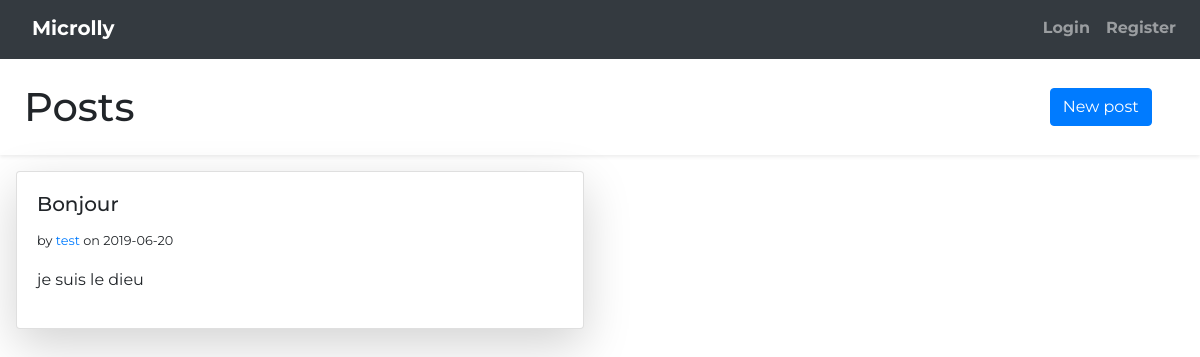
The app's page /, older data.
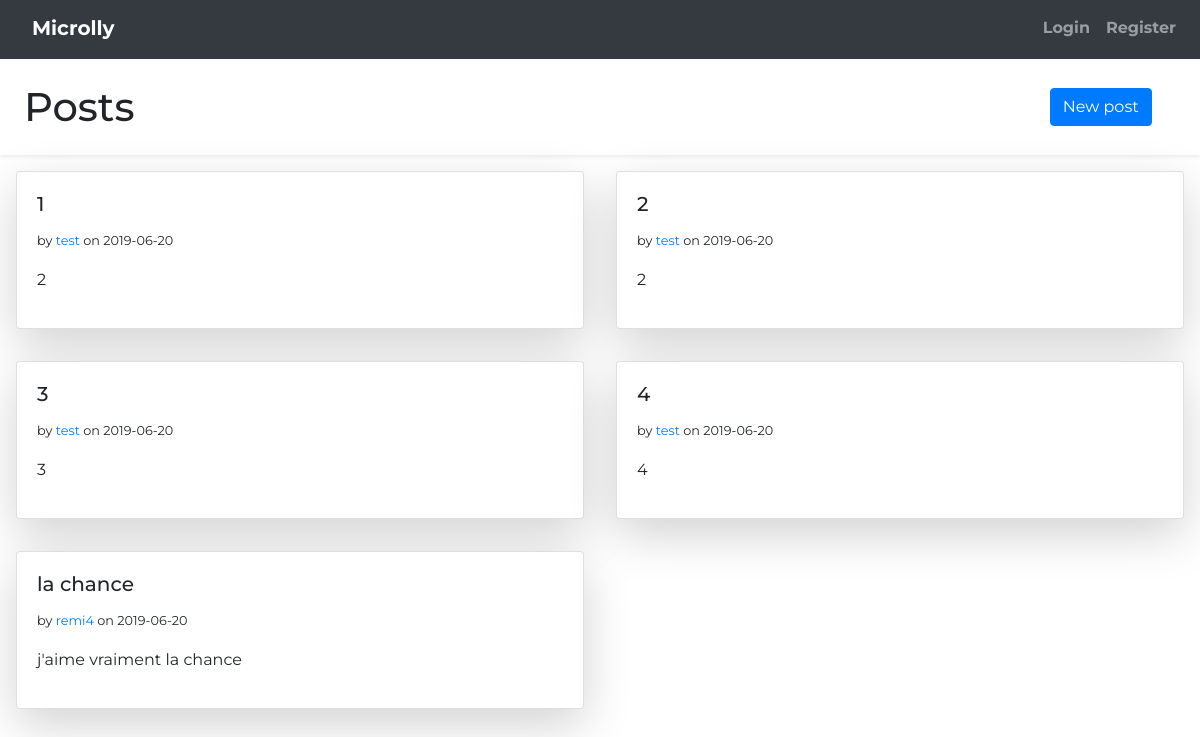
The same page, newer data.
### model.py (models this page shows)
class BaseModel(Model):
    class Meta:
        database = database

class Publication(BaseModel):
    title = CharField(index=True)
    body = TextField()
    creation_date = DateTimeField(default=datetime.datetime.now)
    update_date = DateTimeField(default=datetime.datetime.now)
    author = ForeignKeyField(User, backref="publications")

class User(BaseModel, UserMixin):
    username = CharField(unique=True)
    first_name = CharField()
    last_name = CharField()
    email = TextField(unique=True, index=True)
    password = TextField()
    active = BooleanField(default=True)

### app.py (the view)
@app.route('/', methods=['GET'])
def blog():
    return object_list('blog.html',Publication.select(),context_variable='publications',paginate_by=10)

### templates/blog.html (shortened to what this page needs)
{% extends 'base.html' %}
{% block main %}
<div class="row shadow-sm">
    <h1 class="m-4">Posts</h1>
    <div class="col d-flex justify-content-end align-items-center">
        <div class="col-2 d-block text-center">
            <a class="btn btn-primary" href="{{ url_for('new_post') }}">New post</a>
        </div>
    </div>
</div>
<div class="row">
    {% for publication in publications %}
    <div class="col-6 p-3">
        <div class="card shadow-lg">
            <div class="card-body">
                <h5 class="card-title">
                    {{ publication.title }}
                </h5>
                <p> <small> by <a
                            href=" {{url_for('user_publication', user_id=publication.author.id)}}">{{ publication.author.username }}</a>
                        on {{ publication.creation_date.strftime('%Y-%m-%d') }} </small>
                </p>
                <p>{{ publication.body }}</p>
            </div>
        </div>
    </div>
    {% endfor %}
</div>
{% endblock %}

Row changes from the older to the newer data that the page shows:
removed Publication: title "Bonjour", author.username "test", creation_date "2019-06-20", body "je suis le dieu"
added Publication: title "1", author.username "test", creation_date "2019-06-20", body "2"
added Publication: title "2", author.username "test", creation_date "2019-06-20", body "2"
added Publication: title "3", author.username "test", creation_date "2019-06-20", body "3"
added Publication: title "4", author.username "test", creation_date "2019-06-20", body "4"
added Publication: title "la chance", author.username "remi4", creation_date "2019-06-20", body "j'aime vraiment la chance"
